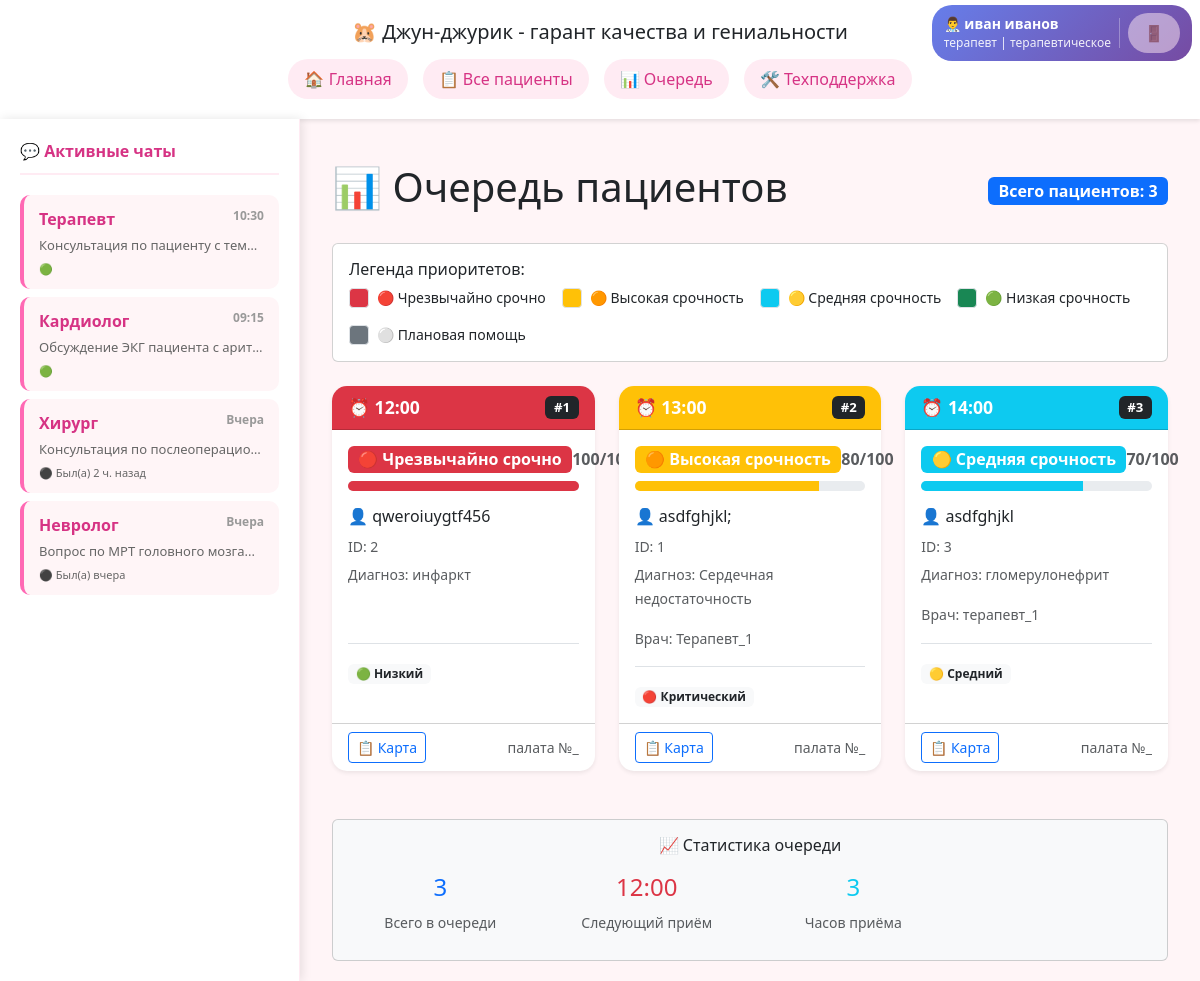
Screenshot of /queue/ (signed in) with the database file from the repository.
### users/models.py (models this page shows, shortened)
class Doctor(AbstractUser):
    groups = models.ManyToManyField(
        'auth.Group',
        verbose_name='groups',
        blank=True,
        help_text='The groups this user belongs to.',
        related_name='doctor_set',  # Уникальный related_name
        related_query_name='doctor',
    )
    user_permissions = models.ManyToManyField(
        'auth.Permission',
        verbose_name='user permissions',
        blank=True,
        help_text='Specific permissions for this user.',
        related_name='doctor_set',  # Уникальный related_name
        related_query_name='doctor',
    )
    specialization = models.CharField(
        max_length=100,
        verbose_name="Специализация",
        help_text="Например: Кардиолог, Невролог, Терапевт"
    )
    department_name = models.CharField(
        max_length=150,
        verbose_name="Название отделения"
    )
    department_code = models.CharField(
        max_length=20,
        verbose_name="Код отделения"
    )
    phone = models.CharField(
        max_length=20,
        blank=True,
        verbose_name="Телефон"
    )
    license_number = models.CharField(
        max_length=50,
        blank=True,
        verbose_name="Номер медицинской лицензии"
    )
    is_verified = models.BooleanField(
        default=True,
        verbose_name="Верифицирован"
    )
    years_of_experience = models.IntegerField(
        default=0,
        verbose_name="Стаж работы (лет)"
    )
    bio = models.TextField(
        blank=True,
        verbose_name="О враче"
    )
    created_at = models.DateTimeField(
        auto_now_add=True,
        verbose_name="Дата добавления"
    )
    updated_at = models.DateTimeField(
        auto_now=True,
        verbose_name="Дата обновления"
    )
    class Meta:
        verbose_name = 'Врач'
        verbose_name_plural = 'Врачи'
        ordering = ['department_name', 'specialization', 'last_name']

### main/models.py (models this page shows, shortened)
class Patient(models.Model):
    encrypted_id = models.CharField(max_length=50, unique=True, verbose_name="ID пациента")
    encrypted_name = models.TextField(verbose_name="Зашифрованное имя пациента")
    diagnosis = models.TextField(blank=True, verbose_name="Диагноз")
    icd10_codes = models.TextField(blank=True, verbose_name="Коды МКБ-10")
    hilling_doc = models.CharField(max_length=50, blank=True, verbose_name="Лечащий врач")
    urgency_level = models.IntegerField(default=4, verbose_name="Уровень срочности (1-4)")
    emergency_criteria = models.IntegerField(
        default=50,
        verbose_name="Критерий неотложности (1-100)",
        help_text="Оценка неотложности состояния пациента по шкале от 1 до 100",
        validators=[MinValueValidator(1), MaxValueValidator(100)]
    )
    clinical_route = models.JSONField(default=dict, verbose_name="Клинический маршрут")
    visits_data = models.JSONField(
        default=list,
        blank=True,
        verbose_name="Данные визитов"
    )
    created_at = models.DateTimeField(auto_now_add=True)
    updated_at = models.DateTimeField(auto_now=True)
    is_active = models.BooleanField(default=True)
    class Meta:
        ordering = ['-emergency_criteria', 'urgency_level', '-created_at']
    def get_urgency_display(self):
        urgency_map = {
            1: '🔴 Критический',
            2: '🟠 Высокий',
            3: '🟡 Средний',
            4: '🟢 Низкий',
        }
        return urgency_map.get(self.urgency_level, '⚪ Неизвестно')
    def get_emergency_display(self):
        if self.emergency_criteria >= 90:
            return '🔴 Чрезвычайно срочно'
        elif self.emergency_criteria >= 75:
            return '🟠 Высокая срочность'
        elif self.emergency_criteria >= 60:
            return '🟡 Средняя срочность'
        elif self.emergency_criteria >= 40:
            return '🟢 Низкая срочность'
        else:
            return '⚪ Плановая помощь'
    def get_emergency_progress_class(self):
        if self.emergency_criteria >= 90:
            return 'bg-danger'
        elif self.emergency_criteria >= 75:
            return 'bg-warning'
        elif self.emergency_criteria >= 60:
            return 'bg-info'
        elif self.emergency_criteria >= 40:
            return 'bg-success'
        else:
            return 'bg-secondary'

### main/views.py (the view)
# urls.py: path('queue/', views.queue_view, name='queue'),
@login_required
def queue_view(request):
    patients = Patient.objects.filter(is_active=True).order_by('-emergency_criteria')
    start_time = datetime.strptime('12:00', '%H:%M')
    schedule = []
    for i, patient in enumerate(patients):
        appointment_time = (start_time + timedelta(hours=i)).strftime('%H:%M')
        schedule.append({
            'patient': patient,
            'appointment_time': appointment_time,
            'time_slot': i + 1
        })
    context = {
        'schedule': schedule,
        'total_patients': len(patients)
    }
    return render(request, 'main/queue.html', context)

### main/templates/main/queue.html (shortened to what this page needs)
{% extends 'main/head.html' %}
{% block content %}
<div class="container mt-4">
    <div class="row">
        <div class="col-12">
            <div class="d-flex justify-content-between align-items-center mb-4">
                <h1>📊 Очередь пациентов</h1>
                <div class="queue-stats">
                    <span class="badge bg-primary fs-6">Всего пациентов: {{ total_patients }}</span>
                </div>
            </div>
            <div class="row mb-4">
                <div class="col-12">
                    <div class="card">
                        <div class="card-body">
                            <h6 class="card-title">Легенда приоритетов:</h6>
                            <div class="d-flex flex-wrap gap-3">
                                <div class="d-flex align-items-center">
                                    <div class="color-indicator bg-danger me-2" style="width: 20px; height: 20px; border-radius: 4px;"></div>
                                    <small>🔴 Чрезвычайно срочно </small>
                                </div>
                                <div class="d-flex align-items-center">
                                    <div class="color-indicator bg-warning me-2" style="width: 20px; height: 20px; border-radius: 4px;"></div>
                                    <small>🟠 Высокая срочность </small>
                                </div>
                                <div class="d-flex align-items-center">
                                    <div class="color-indicator bg-info me-2" style="width: 20px; height: 20px; border-radius: 4px;"></div>
                                    <small>🟡 Средняя срочность </small>
                                </div>
                                <div class="d-flex align-items-center">
                                    <div class="color-indicator bg-success me-2" style="width: 20px; height: 20px; border-radius: 4px;"></div>
                                    <small>🟢 Низкая срочность </small>
                                </div>
                                <div class="d-flex align-items-center">
                                    <div class="color-indicator bg-secondary me-2" style="width: 20px; height: 20px; border-radius: 4px;"></div>
                                    <small>⚪ Плановая помощь </small>
                                </div>
                            </div>
                        </div>
                    </div>
                </div>
            </div>
            <div class="row">
                {% for item in schedule %}
                <div class="col-md-6 col-lg-4 mb-4">
                    <div class="card queue-card h-100 border-0 shadow-sm">
                        <div class="card-header {{ item.patient.get_emergency_progress_class }} text-white d-flex justify-content-between align-items-center">
                            <strong>⏰ {{ item.appointment_time }}</strong>
                            <span class="badge bg-dark">#{{ item.time_slot }}</span>
                        </div>
                        <div class="card-body">
                            <div class="mb-3">
                                <div class="d-flex justify-content-between align-items-center mb-2">
                                    <span class="badge {{ item.patient.get_emergency_progress_class }} fs-6">
                                        {{ item.patient.get_emergency_display }}
                                    </span>
                                    <strong class="text-muted">{{ item.patient.emergency_criteria }}/100</strong>
                                </div>
                                <div class="progress" style="height: 10px;">
                                    <div class="progress-bar {{ item.patient.get_emergency_progress_class }}"
                                         style="width: {{ item.patient.emergency_criteria }}%"
                                         title="Критерий неотложности: {{ item.patient.emergency_criteria }}">
                                    </div>
                                </div>
                            </div>
                            <div class="patient-info">
                                <h6 class="card-title text-truncate" title="{{ item.patient.encrypted_name }}">
                                    👤 {{ item.patient.encrypted_name }}
                                </h6>
                                <p class="card-text mb-1">
                                    <small class="text-muted">ID: {{ item.patient.encrypted_id }}</small>
                                </p>
                                {% if item.patient.diagnosis %}
                                <p class="card-text">
                                    <small class="text-muted">Диагноз: {{ item.patient.diagnosis|truncatewords:8 }}</small>
                                </p>
                                {% endif %}
                                {% if item.patient.hilling_doc %}
                                <p class="card-text">
                                    <small class="text-muted">Врач: {{ item.patient.hilling_doc }}</small>
                                </p>
                                {% endif %}
                            </div>
                            <div class="mt-3 pt-3 border-top">
                                <span class="badge bg-light text-dark">
                                    {{ item.patient.get_urgency_display }}
                                </span>
                            </div>
                        </div>
                        <div class="card-footer bg-transparent">
                            <div class="d-flex justify-content-between">
                                <a href="{% url 'patient-detail' item.patient.encrypted_id %}" class="btn btn-sm btn-outline-primary">
                                    📋 Карта
                                </a>
                                <small class="text-muted align-self-center">
                                    палата №_
                                </small>
                            </div>
                        </div>
                    </div>
                </div>
                {% endfor %}
            </div>
            {% if schedule %}
            <div class="row mt-4">
                <div class="col-12">
                    <div class="card bg-light">
                        <div class="card-body text-center">
                            <h6 class="card-title">📈 Статистика очереди</h6>
                            <div class="row">
                                <div class="col-md-3">
                                    <div class="stat-item">
                                        <h4 class="text-primary">{{ total_patients }}</h4>
                                        <small class="text-muted">Всего в очереди</small>
                                    </div>
                                </div>
                                <div class="col-md-3">
                                    <div class="stat-item">
                                        <h4 class="text-danger">{{ schedule.0.appointment_time }}</h4>
                                        <small class="text-muted">Следующий приём</small>
                                    </div>
                                </div>
                                <div class="col-md-3">
                                    <div class="stat-item">
                                        <h4 class="text-info">{{ total_patients }}</h4>
                                        <small class="text-muted">Часов приёма</small>
                                    </div>
                                </div>
                            </div>
                        </div>
                    </div>
                </div>
            </div>
            {% endif %}
        </div>
    </div>
</div>
{% endblock %}

### main/templates/main/head.html (shortened to what this page needs)
<!doctype html>
<html lang="ru">
<head>
    <link rel="stylesheet" href="https://cdn.jsdelivr.net/npm/bootstrap@5.3.3/dist/css/bootstrap.min.css">
</head>
<body>
    <div class="header-section">
        <div class="container">
            <div class="nav-container">
                <h5 class="my-0 front-weight-normal">🐹 Джун-джурик - гарант качества и гениальности</h5>
                <div class="nav-buttons">
                    <a href="{% url 'index' %}">🏠 Главная</a>
                    {% if user.is_authenticated %}
                    <a href="{% url 'patient-list' %}">📋 Все пациенты</a>
                    <a href="{% url 'queue' %}">📊 Очередь</a>
                    <a href="#">🛠️ Техподдержка</a>
                    <span class="user-info">
                        <div class="user-text">
                            <div class="user-name">👨‍⚕️ {{ user.get_full_name|default:user.username }}</div>
                            <div class="user-details">{{ user.specialization }} | {{ user.department_name }}</div>
                        </div>
                        <a href="{% url 'doctor-logout' %}" class="logout-btn" title="Выйти">🚪</a>
                    </span>
                    {% else %}
                        <a href="{% url 'doctor-login' %}">🔐 Вход для врачей</a>
                    {% endif %}
                </div>
            </div>
        </div>
    </div>
    <div class="main-container">
        {% if user.is_authenticated %}
        <div class="chats-sidebar">
            <div class="chats-header">💬 Активные чаты</div>
            <a href="{% url 'doctor-chat' 'therapist' %}" class="chat-link">
                <div class="chat-item">
                    <div class="chat-specialist"> Терапевт <span class="chat-time">10:30</span></div>
                    <div class="chat-preview">Консультация по пациенту с температурой...</div>
                    <div class="chat-status online">🟢</div>
                </div>
            </a>
            <a href="{% url 'doctor-chat' 'cardiologist' %}" class="chat-link">
                <div class="chat-item">
                    <div class="chat-specialist"> Кардиолог <span class="chat-time">09:15</span></div>
                    <div class="chat-preview">Обсуждение ЭКГ пациента с аритмией...</div>
                    <div class="chat-status online">🟢 </div>
                </div>
            </a>
            <a href="{% url 'doctor-chat' 'surgeon' %}" class="chat-link">
                <div class="chat-item">
                    <div class="chat-specialist">Хирург <span class="chat-time">Вчера</span></div>
                    <div class="chat-preview">Консультация по послеоперационному уходу...</div>
                    <div class="chat-status offline">⚫ Был(а) 2 ч. назад</div>
                </div>
            </a>
            <a href="{% url 'doctor-chat' 'neurologist' %}" class="chat-link">
                <div class="chat-item">
                    <div class="chat-specialist"> Невролог <span class="chat-time">Вчера</span></div>
                    <div class="chat-preview">Вопрос по МРТ головного мозга...</div>
                    <div class="chat-status offline">⚫ Был(а) вчера</div>
                </div>
            </a>
        </div>
        {% endif %}
        <div class="content-area">
            {% block content %}{% endblock %}
        </div>
    </div>
</body>
</html>

### rows the page displays
Doctor: get_full_name "иван иванов", specialization "терапевт", department_name "терапевтическое"
Patient: appointment_time "12:00", time_slot "1", patient.emergency "🔴 Чрезвычайно срочно", patient.emergency_criteria "100", patient.encrypted_name "qweroiuygtf456", patient.encrypted_id "2", patient.diagnosis "инфаркт", patient.urgency "🟢 Низкий"
Patient: appointment_time "13:00", time_slot "2", patient.emergency "🟠 Высокая срочность", patient.emergency_criteria "80", patient.encrypted_name "asdfghjkl;", patient.encrypted_id "1", patient.diagnosis "Сердечная недостаточность", patient.hilling_doc "Терапевт_1", patient.urgency "🔴 Критический"
Patient: appointment_time "14:00", time_slot "3", patient.emergency "🟡 Средняя срочность", patient.emergency_criteria "70", patient.encrypted_name "asdfghjkl", patient.encrypted_id "3", patient.diagnosis "гломерулонефрит", patient.hilling_doc "терапевт_1", patient.urgency "🟡 Средний"

### other values shown
{{ total_patients }} "3"
{{ schedule.0.appointment_time }} "12:00"
